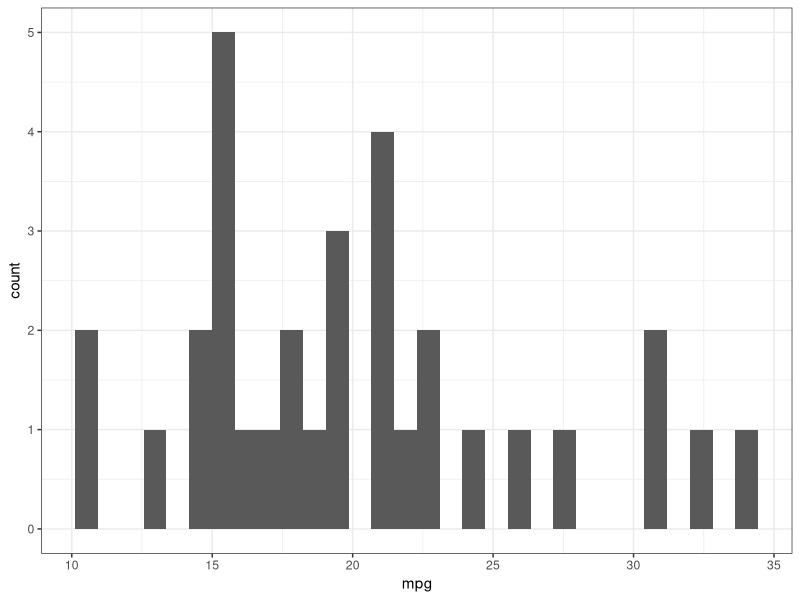

Write R code to recreate this figure.
## ---- chunk 1
knitr::opts_chunk$set(echo = TRUE)
## ---- chunk 2
library(tidyverse)
ggplot(data = mtcars, aes(x = mpg)) + 
  geom_histogram() + 
  theme_bw()
